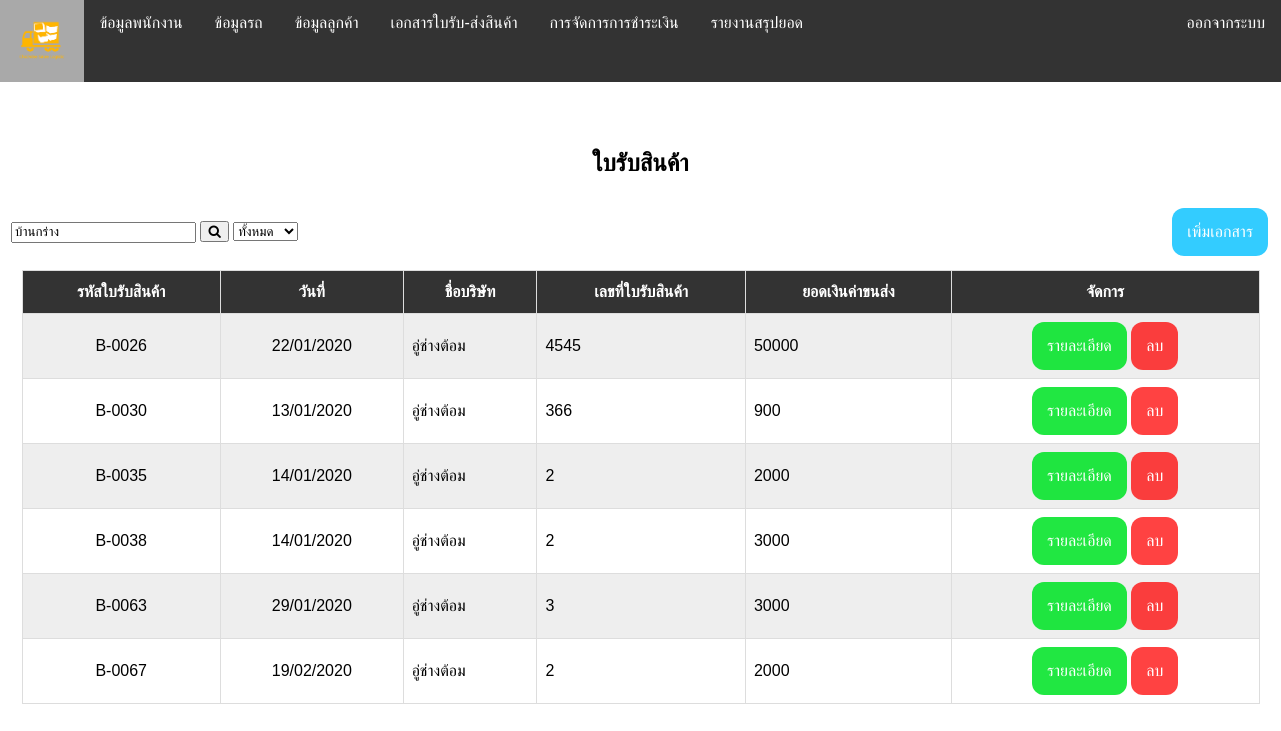
The page /waybill_show.php?txtKeyword=บ้านกร่าง on the database its author committed.
### tables this page shows
CREATE TABLE `tb_waybill` (
  `wb_id` int(10) NOT NULL COMMENT 'auto',
  `wb_nbook` varchar(8) NOT NULL COMMENT 'เล่มที่',
  `wb_date` varchar(50) NOT NULL COMMENT 'วันที่',
  `wb_money` float NOT NULL COMMENT 'จำนวนเงิน',
  `wb_payment` enum('ยังไม่ได้ชำระ','ชำระแล้ว') NOT NULL COMMENT 'สถานะ',
  `wb_img` varchar(100) NOT NULL COMMENT 'รูปภาพ',
  `wb_nber` varchar(10) NOT NULL COMMENT 'เลขที่',
  `customer_id` varchar(10) NOT NULL COMMENT 'เรียกใช้มาจากตารางลูกค้า',
  `car_id` int(5) NOT NULL COMMENT 'เรียกใช้มาจากตารางข้อมูลรถ',
  `wb_id_set` varchar(8) DEFAULT NULL,
  `tb_inv_status` int(11) NOT NULL
);

CREATE TABLE `tb_customer` (
  `cus_id` int(5) NOT NULL COMMENT 'รหัสลูกค้า',
  `customer_id` varchar(10) NOT NULL,
  `cus_compan` varchar(40) NOT NULL COMMENT 'ชื่อบริษัท',
  `cus_house` varchar(8) NOT NULL COMMENT 'บ้านเลขที่',
  `cus_vill` int(5) NOT NULL COMMENT 'หมู่ที่',
  `cus_sub` varchar(20) NOT NULL COMMENT 'ตำบล',
  `cus_area` varchar(20) NOT NULL COMMENT 'อำเภอ',
  `cus_pro` varchar(20) NOT NULL COMMENT 'จังหวัด',
  `cus_pos` varchar(5) NOT NULL COMMENT 'รหัสไปรษณีย์',
  `cus_tle` varchar(10) NOT NULL COMMENT 'เบอร์โทรศัพท์',
  `cus_tin` varchar(13) NOT NULL COMMENT 'เลขประจำตัวผู้เสียภาษี'
);

### waybill_show.php (the view, shortened to what this page needs)
<?php require_once('nevbar.php');
Nevbar(); ?>
<?php require_once('Connections/myconnect.php'); ?>
<?php
$query_waybill = "SELECT * FROM tb_waybill
LEFT JOIN tb_customer
ON tb_waybill.customer_id = tb_customer.cus_id
LEFT JOIN tb_car
ON tb_waybill.car_id = tb_car.car_id
WHERE (tb_customer.cus_sub LIKE '%".$_GET["txtKeyword"]."%' or tb_customer.cus_area LIKE '%".$_GET["txtKeyword"]."%' or wb_payment LIKE '%".$_GET["txtKeyword"]."%' )
ORDER BY wb_id";
$waybill = mysql_query($query_waybill, $myconnect) or die(mysql_error());
?>
<!DOCTYPE html PUBLIC "-//W3C//DTD XHTML 1.0 Transitional//EN" "http://www.w3.org/TR/xhtml1/DTD/xhtml1-transitional.dtd">
<html xmlns="http://www.w3.org/1999/xhtml">
<head>
<link rel="stylesheet" href="index.css">
</head>
<body>
<table  width="100%" height="477" align="center">
  <tr>
    <td colspan="2">&nbsp;</td>
  </tr>
  <tr>
    <td colspan="2">&nbsp;</td>
  </tr>
  <tr>
    <td colspan="2"><h2 align="center">ใบรับสินค้า</td>
  </tr>
  <tr>
    <td height="22" colspan="2">
      <div align="left">
        <div align="center">
          <table  width="1265">
            <tr>
              <td width="226">
            <form name="frmSearch" method="get" action="<?php echo $_SERVER['SCRIPT_NAME'];?>">
               <input name="txtKeyword" type="text" id="txtKeyword" value="<?php echo $_GET["txtKeyword"];?>">
               <button type="submit"><i class="fa fa-search"></i></button>
                <select name="dd_input" id="select2">
                  <option value="All">ทั้งหมด</option>
                </select></td>
              <td width="291"><div align="right">
                              <button class="buttonadd"><a href="waybill_insert.php">เพิ่มเอกสาร</a></button>
                              </div>
                </div></td>
              </tr>
          </table>
  <tr>
    <td height="27" colspan="2">
      <div align="center">
        <table  width="1244">
          <tr>
            <td width="906"><div align="center">
              <table id='customers' width="1236" height="67">
                <tr >
                  <th ><div align="center">รหัสใบรับสินค้า</div></th>
                  <th ><div align="center">วันที่</div></th>
                  <th ><div align="center">ชื่อบริษัท</div></th>
                  <th ><div align="center">เลขที่ใบรับสินค้า</div></th>
                  <th ><div align="center">ยอดเงินค่าขนส่ง</div></th>
                  <th ><div align="center">จัดการ</div></th>
                </tr>
                <tr>
                  <?php while($row_waybill = mysql_fetch_array($waybill)) { ?>
                  <td height="33"><div align="center"><?php echo $row_waybill["wb_id_set"]; ?></div></td>
                  <td><div align="center"><?php $date=date_create($row_waybill['wb_date']); echo date_format($date,"d/m/Y"); ?></td>
                  <td><div ><?php echo $row_waybill['cus_compan']; ?></div></td>
                  <td><div ><?php echo $row_waybill['wb_nbook']; ?></div></td>
                  <td><div ><?php echo $row_waybill['wb_money']; ?></div></td>
                      <td ><div align="center">
                      <a class="buttondetail" href="waybill_detail.php?id=<?php echo $row_waybill['wb_id']; ?>" >รายละเอียด</a>
                      <a class="btndel" href="waybill_del.php?id=<?php echo $row_waybill['wb_id']; ?>?staff_id=<?php echo $row_waybill['waybill_id']; ?>"onclick="return confirm('ยืนยันที่จะลบข้อมูลหรือไม่ ?')">ลบ</a>
                      </td>
                  </tr>
                <? } ?>
      <p>&nbsp;</p>
</body>
</html>

### index.css (style rules this page uses)
A:link { COLOR: #FFF; TEXT-DECORATION: none }
#customers { font-family: "Trebuchet MS", Arial, Helvetica, sans-serif; border-collapse: collapse; width: 100%; }
#customers td, #customers th { border: 1px solid #ddd; padding: 8px; }
#customers tr:nth-child(even) { background-color: #eee; }
#customers th { padding-top: 12px; padding-bottom: 12px; text-align: left; background-color: #333; color: white; }
.buttonadd { background-color: #33ccff; border: none; color: white; padding: 15px; text-align: center; text-decoration: none; display: inline-block; font-size: 16px; margin: 4px 2px; cursor: pointer; border-radius: 12px; }
.buttondetail { background-color: #00e426de; border: none; color: white; padding: 15px; text-align: center; text-decoration: none; display: inline-block; font-size: 16px; cursor: pointer; border-radius: 12px; }
.btndel { background-color: #ff0000bd; border: none; color: white; padding: 15px; text-align: center; text-decoration: none; display: inline-block; font-size: 16px; cursor: pointer; border-radius: 12px; }

### nevbar.php (style rules this page uses)
body { margin: 0; font-family: Arial, Helvetica, sans-serif, 'angsana New'; }

### rows shown on the page
tb_waybill: wb_id_set "B-0026", wb_date "22/01/2020", customer.cus_compan "อู่ช่างต้อม", wb_nbook "4545", wb_money "50000"
tb_waybill: wb_id_set "B-0030", wb_date "13/01/2020", customer.cus_compan "อู่ช่างต้อม", wb_nbook "366", wb_money "900"
tb_waybill: wb_id_set "B-0035", wb_date "14/01/2020", customer.cus_compan "อู่ช่างต้อม", wb_nbook "2", wb_money "2000"
tb_waybill: wb_id_set "B-0038", wb_date "14/01/2020", customer.cus_compan "อู่ช่างต้อม", wb_nbook "2", wb_money "3000"
tb_waybill: wb_id_set "B-0063", wb_date "29/01/2020", customer.cus_compan "อู่ช่างต้อม", wb_nbook "3", wb_money "3000"
tb_waybill: wb_id_set "B-0067", wb_date "19/02/2020", customer.cus_compan "อู่ช่างต้อม", wb_nbook "2", wb_money "2000"
